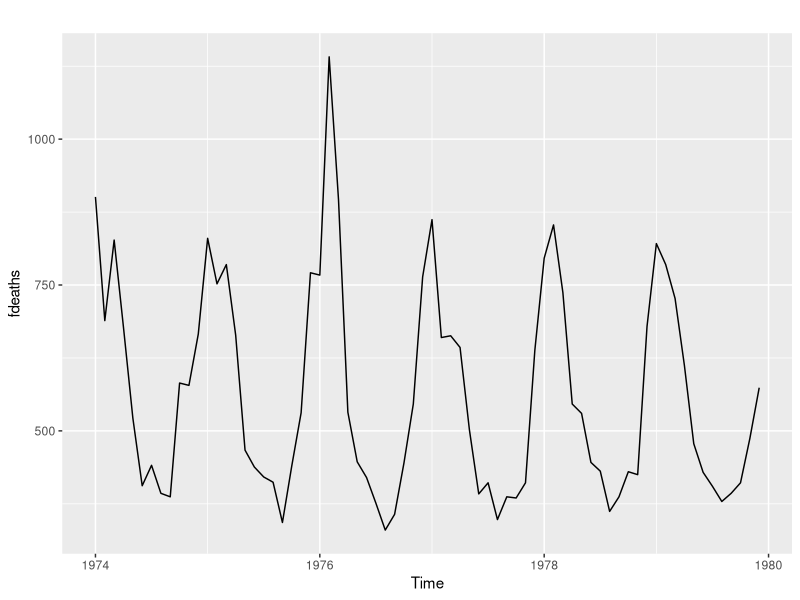
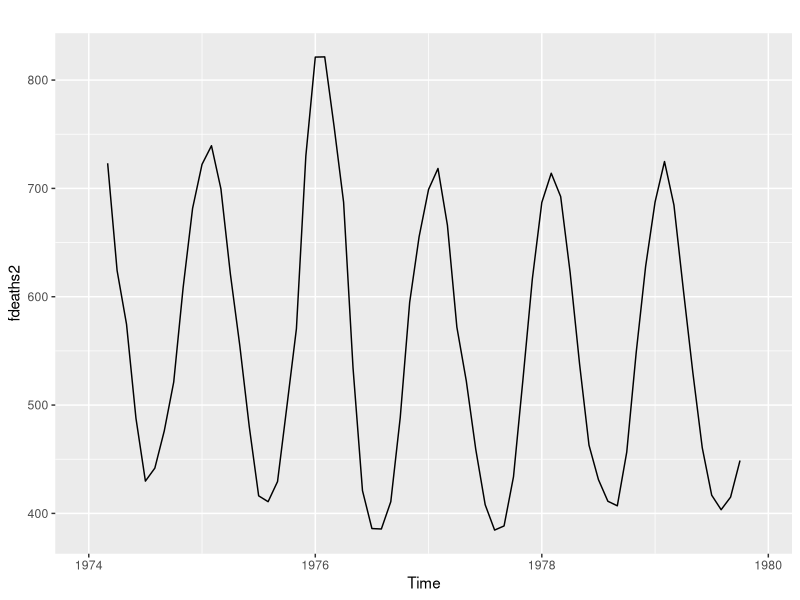
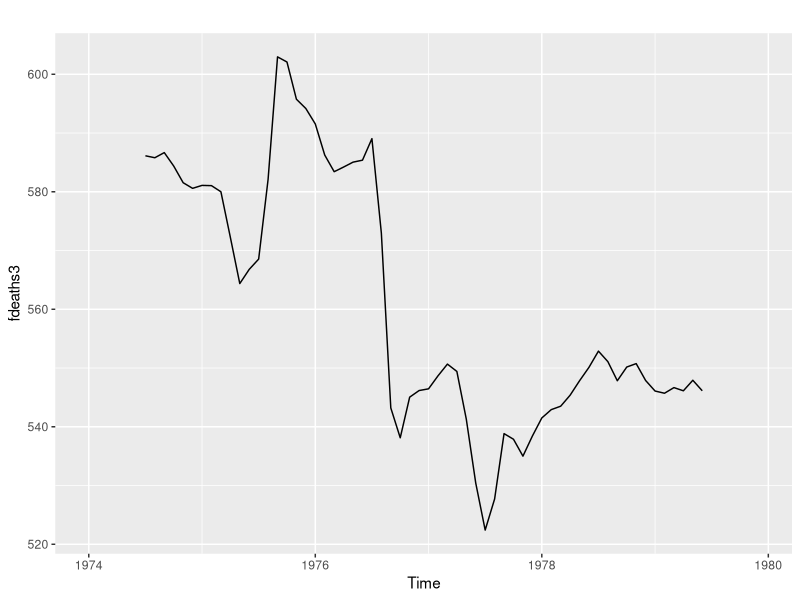
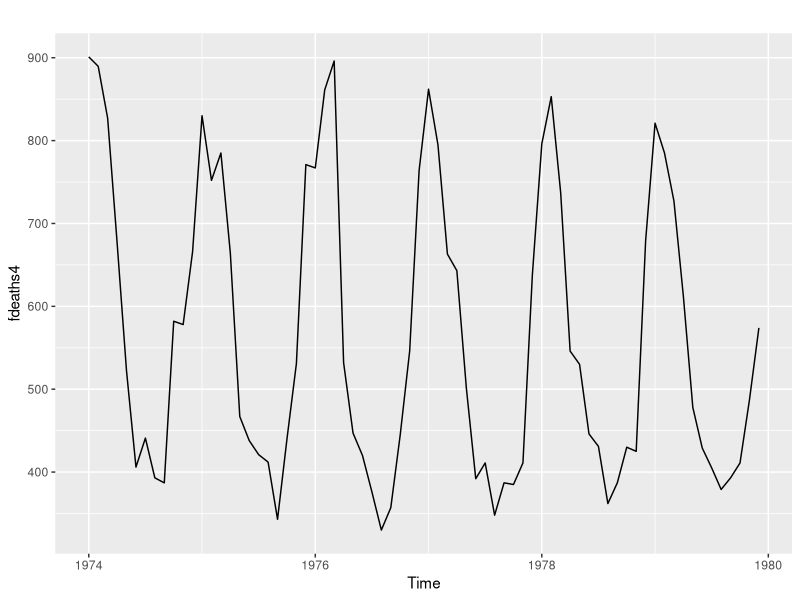
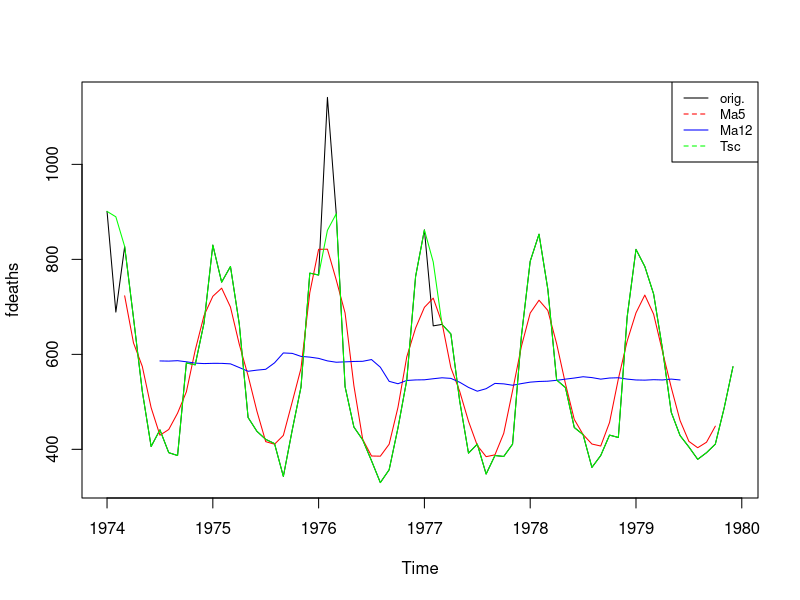

Source code (R) for these figures, in order:
library(forecast)
library(ggplot2)

autoplot(fdeaths)

fdeaths2 <- ma(fdeaths, order = 5)
autoplot(fdeaths2)

fdeaths3 <- ma(fdeaths, order = 12)
autoplot(fdeaths3)

fdeaths4 <- tsclean(fdeaths)
autoplot(fdeaths4)

plot(fdeaths)
lines(fdeaths2, col="red")
lines(fdeaths3, col="blue")
lines(fdeaths4, col="green")

legend("topright", legend = c("orig.", "Ma5", "Ma12", "Tsc"), col = c("black", 
                                                                      "red",
                                                                      "blue",
                                                                      "green"),
       lty = 1:2, cex = 0.8)